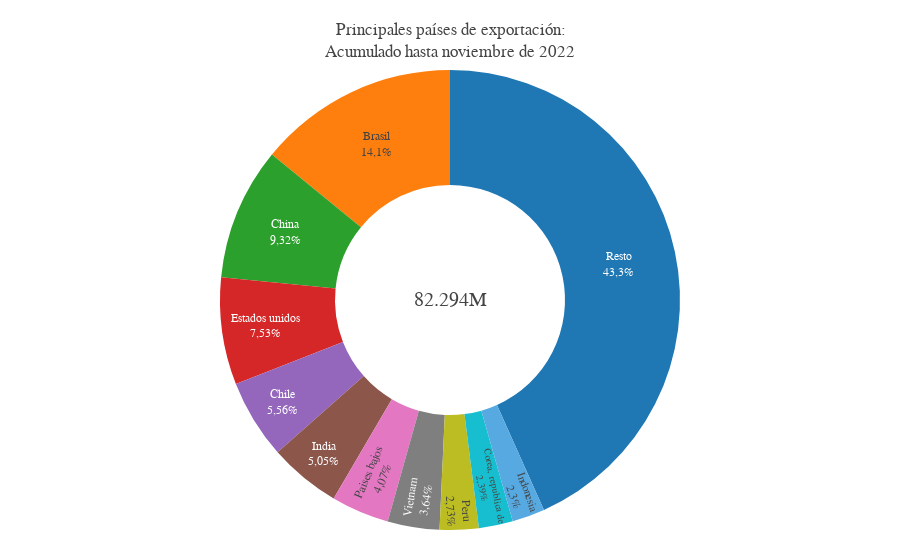

Source (notebook cell):
### Code cell
def plot_anillo_socios(df_presentable, acumulado:bool, ultimo_mes = ultimo_mes, ultimo_anio = ultimo_anio):
    fecha = f"Acumulado hasta {DIC_MESES[ultimo_mes]} de {ultimo_anio}" if acumulado else "Mes de noviembre"
    total = "{:,d}".format(int(round(df_presentable['Millones de dólares'].sum(),0))).replace(",",".")+"M"
    fig = go.Figure(data=[go.Pie(labels=df_presentable.País, values=df_presentable['Millones de dólares'], hole=.5)])
    fig.update_layout(title_text = f"Principales países de exportación:<br>{fecha}", template = None, font_family = "verdana",
                    margin = dict(t=70, l=10, r=10, b=30), separators = ",.",
                    annotations = [dict(text = f"{total}", showarrow = False, font_size = 20)],
                    showlegend= False,
                    paper_bgcolor='rgba(0,0,0,0)')
    fig.update_traces(textposition='inside', textinfo='label+percent+label')
    return fig

plot_anillo_socios(socios_sas_expo_mensual_presentable,  acumulado=False)
plot_anillo_socios(socios_sas_expo_acumulado_presentable,acumulado=True)

### Figure 1 — Plotly figure (JSON) as saved in the notebook; plotly's stock layout.template omitted (floating-point values rounded to 4 significant figures)
{"data": [{"hole": 0.5, "labels": ["Brasil", "China", "Estados unidos", "Chile", "India", "Paises bajos", "Vietnam", "Peru", "Corea, republica de", "Indonesia", "Resto"], "textinfo": "label+percent+label", "textposition": "inside", "type": "pie", "values": [11600.0, 7672.0, 6199.0, 4578.0, 4153.0, 3352.0, 2998.0, 2247.0, 1969.0, 1891.0, 35640.0]}], "layout": {"annotations": [{"font": {"size": 20}, "showarrow": false, "text": "82.294M"}], "font": {"family": "verdana"}, "margin": {"b": 30, "l": 10, "r": 10, "t": 70}, "paper_bgcolor": "rgba(0,0,0,0)", "separators": ",.", "showlegend": false, "title": {"text": "Principales países de exportación:<br>Acumulado hasta noviembre de 2022"}}}
